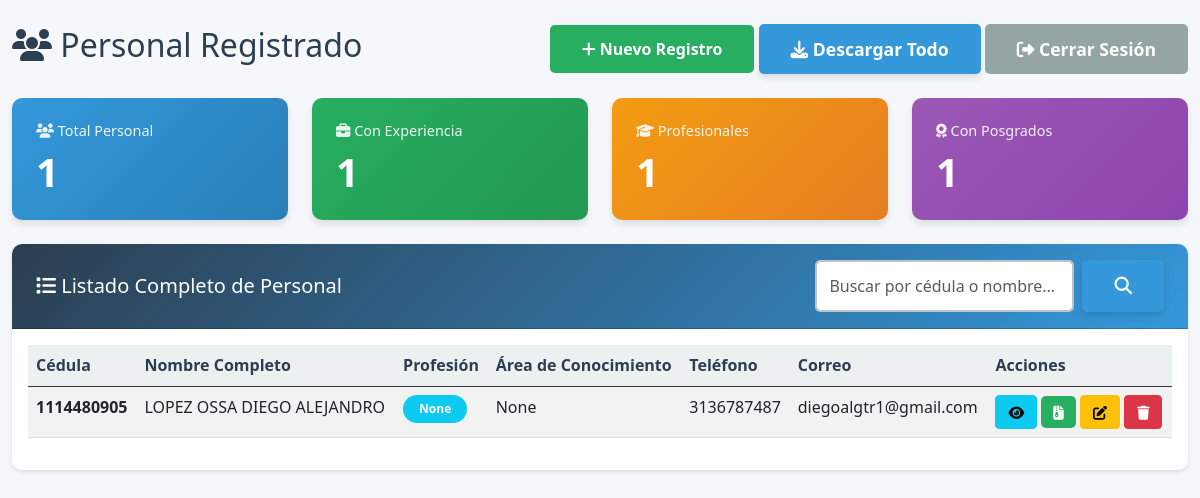
/formapp/lista/ (signed in), run on an earlier commit of the app's database.
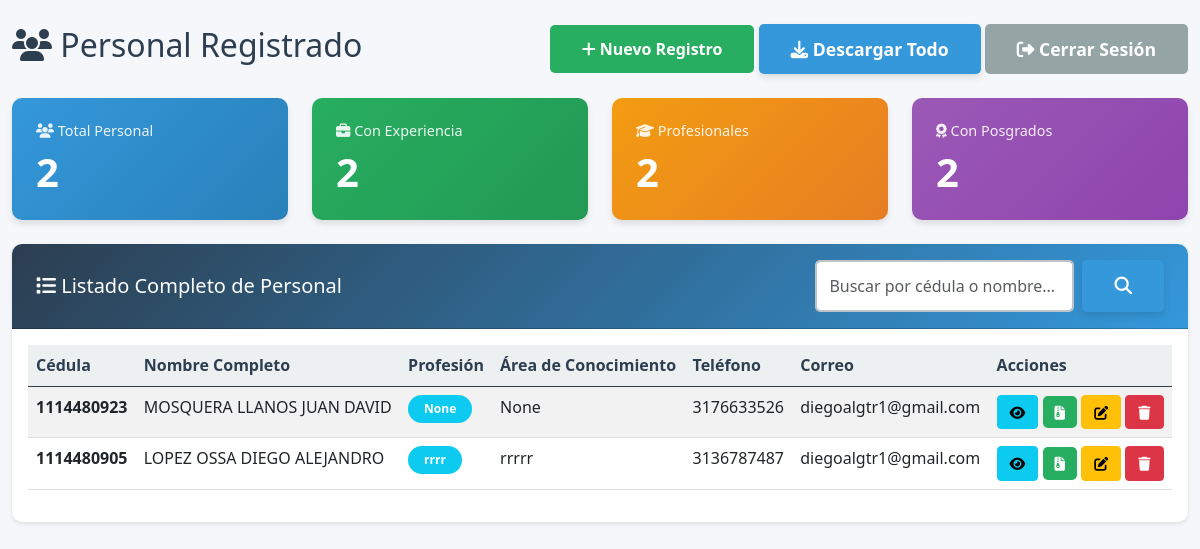
And on a later commit of the database.
### formapp/models.py (models this page shows, shortened)
class InformacionBasica(models.Model):
    GENERO_CHOICES = [
        ('Femenino', 'Femenino'),
        ('Masculino', 'Masculino'),
    ]
    nombre_completo = models.CharField(max_length=200, verbose_name='Nombre Completo', blank=True, null=True)
    cedula = models.CharField(
        max_length=20,
        unique=True,
        verbose_name='Cédula',
        error_messages={
            'unique': 'Ya existe un registro con esta cédula. Por favor, verifica el número de cédula.'
        }
    )
    genero = models.CharField(max_length=50, verbose_name='Género', choices=GENERO_CHOICES)
    tipo_via = models.CharField(max_length=50, verbose_name='Tipo de Vía (Calle/Avenida/Carrera)', default='Calle')
    numero_via = models.CharField(max_length=20, verbose_name='Número de Vía', default='')
    numero_casa = models.CharField(max_length=20, verbose_name='Número de Casa/Edificio', default='')
    complemento_direccion = models.CharField(max_length=100, verbose_name='Complemento (Apto, Interior, etc.)', blank=True, null=True)
    barrio = models.CharField(max_length=100, verbose_name='Barrio', blank=True, null=True)
    telefono = models.CharField(max_length=20, verbose_name='Teléfono')
    correo = models.EmailField(verbose_name='Correo Electrónico')
    perfil = models.CharField(max_length=200, verbose_name='Perfil Profesional', blank=True, null=True)
    area_conocimiento = models.CharField(max_length=200, verbose_name='Área de Conocimiento', blank=True, null=True)
    area_del_conocimiento = models.CharField(max_length=200, verbose_name='Área del Conocimiento', blank=True, null=True)
    tipo_perfil = models.CharField(max_length=200, verbose_name='Tipo de Perfil', blank=True, null=True)
    profesion = models.CharField(max_length=200, verbose_name='Profesión', blank=True, null=True)
    experiencia = models.CharField(max_length=200, verbose_name='Tipo de Experiencia', blank=True, null=True)
    tiempo_experiencia = models.CharField(max_length=200, verbose_name='Tiempo de Experiencia', blank=True, null=True)
    cantidad = models.IntegerField(verbose_name='Cantidad', blank=True, null=True)
    organizacion = models.TextField(verbose_name='Organización', blank=True, null=True)
    contrato = models.CharField(max_length=200, verbose_name='Contrato', blank=True, null=True)
    observacion = models.TextField(verbose_name='Observaciones', blank=True, null=True)

### formapp/views.py (the view)
# urls.py: path('lista/', views.ApplicantListView.as_view(), name='applicant_list'),
class ApplicantListView(LoginRequiredMixin, ListView):
    model = InformacionBasica
    template_name = 'formapp/applicant_list.html'
    context_object_name = 'applicants'
    ordering = ['-id']
    paginate_by = 20
    def get_queryset(self):
        queryset = super().get_queryset()
        search_query = self.request.GET.get('search', '')
        if search_query:
            queryset = queryset.filter(
                Q(cedula__icontains=search_query) |
                Q(nombre_completo__icontains=search_query)
            )
        return queryset
    def get_context_data(self, **kwargs):
        context = super().get_context_data(**kwargs)
        context['total_personal'] = InformacionBasica.objects.count()
        context['con_experiencia'] = InformacionBasica.objects.filter(
            experiencias_laborales__isnull=False
        ).distinct().count()
        context['profesionales'] = InformacionBasica.objects.filter(
            formacion_academica__isnull=False
        ).distinct().count()
        context['con_posgrado'] = InformacionBasica.objects.filter(
            posgrados__isnull=False
        ).distinct().count()
        context['search_query'] = self.request.GET.get('search', '')
        return context

### formapp/templates/formapp/applicant_list.html (shortened to what this page needs)
{% extends 'base.html' %}
{% load static %}
{% block content %}
<div class="container-fluid mt-4">
    <div class="row">
        <div class="col-12">
            <div class="d-flex justify-content-between align-items-center mb-4">
                <h2><i class="fas fa-users"></i> Personal Registrado</h2>
                <div>
                    <a href="{% url 'formapp:public_form' %}" class="btn btn-success">
                        <i class="fas fa-plus"></i> Nuevo Registro
                    </a>
                    {% if user.is_authenticated %}
                    <a href="{% url 'formapp:download_all' %}" class="btn btn-primary">
                        <i class="fas fa-download"></i> Descargar Todo
                    </a>
                    <form method="post" action="{% url 'logout' %}" style="display: inline;">
                        <button type="submit" class="btn btn-secondary">
                            <i class="fas fa-sign-out-alt"></i> Cerrar Sesión
                        </button>
                    </form>
                    {% endif %}
                </div>
            </div>
            <div class="row mb-4">
                <div class="col-md-3">
                    <div class="stat-card" style="background: linear-gradient(135deg, #3498db 0%, #2980b9 100%);">
                        <div class="card-body">
                            <h5 class="card-title">
                                <i class="fas fa-users"></i> Total Personal
                            </h5>
                            <h2>{{ total_personal }}</h2>
                        </div>
                    </div>
                </div>
                <div class="col-md-3">
                    <div class="stat-card" style="background: linear-gradient(135deg, #27ae60 0%, #229954 100%);">
                        <div class="card-body">
                            <h5 class="card-title">
                                <i class="fas fa-briefcase"></i> Con Experiencia
                            </h5>
                            <h2>{{ con_experiencia }}</h2>
                        </div>
                    </div>
                </div>
                <div class="col-md-3">
                    <div class="stat-card" style="background: linear-gradient(135deg, #f39c12 0%, #e67e22 100%);">
                        <div class="card-body">
                            <h5 class="card-title">
                                <i class="fas fa-graduation-cap"></i> Profesionales
                            </h5>
                            <h2>{{ profesionales }}</h2>
                        </div>
                    </div>
                </div>
                <div class="col-md-3">
                    <div class="stat-card" style="background: linear-gradient(135deg, #9b59b6 0%, #8e44ad 100%);">
                        <div class="card-body">
                            <h5 class="card-title">
                                <i class="fas fa-award"></i> Con Posgrados
                            </h5>
                            <h2>{{ con_posgrado }}</h2>
                        </div>
                    </div>
                </div>
            </div>
            <div class="card">
                <div class="card-header">
                    <div class="d-flex justify-content-between align-items-center">
                        <h5 class="mb-0">
                            <i class="fas fa-list"></i> Listado Completo de Personal
                        </h5>
                        <form method="get" class="d-flex" style="max-width: 400px;">
                            <input
                                type="text"
                                name="search"
                                class="form-control me-2"
                                placeholder="Buscar por cédula o nombre..."
                                value="{{ search_query }}"
                            >
                            <button type="submit" class="btn btn-primary">
                                <i class="fas fa-search"></i>
                            </button>
                        </form>
                    </div>
                </div>
                <div class="card-body">
                    {% if applicants %}
                        <div class="table-responsive">
                            <table class="table table-hover table-striped">
                                <thead class="table-dark">
                                    <tr>
                                        <th>Cédula</th>
                                        <th>Nombre Completo</th>
                                        <th>Profesión</th>
                                        <th>Área de Conocimiento</th>
                                        <th>Teléfono</th>
                                        <th>Correo</th>
                                        <th>Acciones</th>
                                    </tr>
                                </thead>
                                <tbody>
                                    {% for applicant in applicants %}
                                    <tr>
                                        <td><strong>{{ applicant.cedula }}</strong></td>
                                        <td>{{ applicant.nombre_completo }}</td>
                                        <td>
                                            <span class="badge bg-info">
                                                {{ applicant.profesion }}
                                            </span>
                                        </td>
                                        <td>{{ applicant.area_conocimiento }}</td>
                                        <td>{{ applicant.telefono }}</td>
                                        <td>{{ applicant.correo }}</td>
                                        <td>
                                            <a href="{% url 'formapp:applicant_detail' applicant.pk %}"
                                               class="btn btn-sm btn-info"
                                               title="Ver Detalle">
                                                <i class="fas fa-eye"></i>
                                            </a>
                                            <a href="{% url 'formapp:download_individual' applicant.pk %}"
                                               class="btn btn-sm btn-success"
                                               title="Descargar ZIP">
                                                <i class="fas fa-file-archive"></i>
                                            </a>
                                            {% if user.is_staff %}
                                            <a href="{% url 'formapp:applicant_edit' applicant.pk %}"
                                               class="btn btn-sm btn-warning"
                                               title="Editar">
                                                <i class="fas fa-edit"></i>
                                            </a>
                                            <button type="button"
                                                    class="btn btn-sm btn-danger"
                                                    title="Eliminar"
                                                    onclick="confirmDelete('{{ applicant.nombre_completo }}', '{% url 'formapp:applicant_delete' applicant.pk %}')">
                                                <i class="fas fa-trash"></i>
                                            </button>
                                            {% endif %}
                                        </td>
                                    </tr>
                                    {% endfor %}
                                </tbody>
                            </table>
                        </div>
                    {% else %}
                        <div class="alert alert-info text-center">
                            <i class="fas fa-info-circle fa-3x mb-3"></i>
                            <h4>No hay personal registrado</h4>
                            <p>Haz clic en "Nuevo Registro" para agregar el primero.</p>
                        </div>
                    {% endif %}
                </div>
            </div>
        </div>
    </div>
</div>
{% endblock %}

### templates/base.html (shortened to what this page needs)
<!DOCTYPE html>
<html lang="es">
<head>
    <link href="https://cdn.jsdelivr.net/npm/bootstrap@5.3.0/dist/css/bootstrap.min.css" rel="stylesheet">
    <link rel="stylesheet" href="https://cdnjs.cloudflare.com/ajax/libs/font-awesome/6.4.0/css/all.min.css">
    {% load static %}
    <link rel="stylesheet" href="{% static 'css/style.css' %}">
</head>
<body>
    {% block content %}{% endblock %}
</body>
</html>

### static/css/style.css (style rules this page uses)
:root { --primary-color: #2c3e50; --secondary-color: #3498db; --success-color: #27ae60; --danger-color: #e74c3c; --warning-color: #f39c12; --info-color: #17a2b8; --light-bg: #ecf0f1; --border-color: #bdc3c7; }
body { font-family: 'Segoe UI', Tahoma, Geneva, Verdana, sans-serif; background-color: #f5f7fa; color: #2c3e50; line-height: 1.6; }
.form-control, .form-select { border: 2px solid var(--border-color); border-radius: 5px; padding: 0.75rem; transition: all 0.3s ease; }
.btn-primary { background-color: var(--secondary-color); border: none; padding: 0.75rem 2rem; font-size: 1.1rem; font-weight: 600; border-radius: 5px; transition: all 0.3s ease; box-shadow: 0 4px 6px rgba(0,0,0,0.1); }
.btn-secondary { background-color: #95a5a6; border: none; padding: 0.75rem 2rem; font-size: 1.1rem; font-weight: 600; border-radius: 5px; transition: all 0.3s ease; }
.btn-success { background-color: var(--success-color); border: none; padding: 0.75rem 2rem; font-weight: 600; border-radius: 5px; transition: all 0.3s ease; }
.card { box-shadow: 0 2px 4px rgba(0,0,0,0.1); margin-bottom: 1.5rem; border: none; border-radius: 10px; }
.card-header { background: linear-gradient(135deg, var(--primary-color) 0%, var(--secondary-color) 100%); color: white; border-radius: 10px 10px 0 0 !important; padding: 1rem 1.5rem; }
.stat-card { border-radius: 10px; padding: 1.5rem; color: white; box-shadow: 0 4px 6px rgba(0,0,0,0.1); transition: transform 0.3s ease; }
.stat-card h5 { font-size: 0.9rem; margin-bottom: 0.5rem; opacity: 0.9; }
.stat-card h2 { font-size: 2.5rem; font-weight: bold; margin: 0; }
.table th { font-weight: 600; background-color: var(--light-bg); color: var(--primary-color); }
.badge { padding: 0.5rem 1rem; font-weight: 600; border-radius: 20px; }
.btn-sm { padding: 0.35rem 0.75rem; font-size: 0.875rem; }

What changed in the data, as far as the page shows it:
added InformacionBasica: cedula "1114480923", nombre_completo "MOSQUERA LLANOS JUAN DAVID", profesion "None", area_conocimiento "None", telefono "3176633526", correo "diegoalgtr1@gmail.com"
changed InformacionBasica "LOPEZ OSSA DIEGO ALEJANDRO": profesion "None" → "rrrr"; area_conocimiento "None" → "rrrrr"
Also different on the page:
{{ total_personal }}: "1" → "2"
{{ con_experiencia }}: "1" → "2"
{{ profesionales }}: "1" → "2"
{{ con_posgrado }}: "1" → "2"
